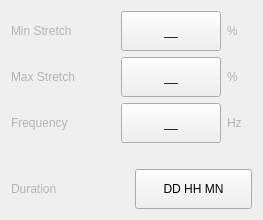
           <widget class="QWidget" name="page_2">
            <layout class="QGridLayout" name="gridLayout_12">
             <item row="0" column="0">
              <widget class="QFrame" name="frame_16">
               <property name="frameShape">
                <enum>QFrame::NoFrame</enum>
               </property>
               <property name="frameShadow">
                <enum>QFrame::Raised</enum>
               </property>
               <layout class="QHBoxLayout" name="horizontalLayout_11">
                <property name="spacing">
                 <number>6</number>
                </property>
                <property name="leftMargin">
                 <number>0</number>
                </property>
                <property name="topMargin">
                 <number>0</number>
                </property>
                <property name="rightMargin">
                 <number>0</number>
                </property>
                <property name="bottomMargin">
                 <number>0</number>
                </property>
                <item>
                 <widget class="QLabel" name="label_12">
                  <property name="styleSheet">
                   <string notr="true">color : rgb(180, 180, 180);</string>
                  </property>
                  <property name="text">
                   <string>Min Stretch</string>
                  </property>
                 </widget>
                </item>
                <item>
                 <spacer name="horizontalSpacer_34">
                  <property name="orientation">
                   <enum>Qt::Horizontal</enum>
                  </property>
                  <property name="sizeHint" stdset="0">
                   <size>
                    <width>40</width>
                    <height>20</height>
                   </size>
                  </property>
                 </spacer>
                </item>
                <item>
                 <widget class="QPushButton" name="pushButton_21">
                  <property name="sizePolicy">
                   <sizepolicy hsizetype="Expanding" vsizetype="Fixed">
                    <horstretch>0</horstretch>
                    <verstretch>0</verstretch>
                   </sizepolicy>
                  </property>
                  <property name="minimumSize">
                   <size>
                    <width>100</width>
                    <height>40</height>
                   </size>
                  </property>
                  <property name="maximumSize">
                   <size>
                    <width>100</width>
                    <height>40</height>
                   </size>
                  </property>
                  <property name="styleSheet">
                   <string notr="true"/>
                  </property>
                  <property name="text">
                   <string>__</string>
                  </property>
                  <property name="icon">
                   <iconset>
                    <normaloff>:/icons/index.png</normaloff>:/icons/index.png</iconset>
                  </property>
                  <property name="autoDefault">
                   <bool>false</bool>
                  </property>
                  <property name="default">
                   <bool>false</bool>
                  </property>
                  <property name="flat">
                   <bool>false</bool>
                  </property>
                 </widget>
                </item>
                <item>
                 <widget class="QLabel" name="label_36">
                  <property name="minimumSize">
                   <size>
                    <width>25</width>
                    <height>0</height>
                   </size>
                  </property>
                  <property name="styleSheet">
                   <string notr="true">color : rgb(180, 180, 180);</string>
                  </property>
                  <property name="text">
                   <string>%</string>
                  </property>
                 </widget>
                </item>
               </layout>
              </widget>
             </item>
             <item row="1" column="0">
              <widget class="QFrame" name="frame_15">
               <property name="frameShape">
                <enum>QFrame::NoFrame</enum>
               </property>
               <property name="frameShadow">
                <enum>QFrame::Raised</enum>
               </property>
               <layout class="QHBoxLayout" name="horizontalLayout_10">
                <property name="spacing">
                 <number>6</number>
                </property>
                <property name="leftMargin">
                 <number>0</number>
                </property>
                <property name="topMargin">
                 <number>0</number>
                </property>
                <property name="rightMargin">
                 <number>0</number>
                </property>
                <property name="bottomMargin">
                 <number>0</number>
                </property>
                <item>
                 <widget class="QLabel" name="label_11">
                  <property name="styleSheet">
                   <string notr="true">color : rgb(180, 180, 180);</string>
                  </property>
                  <property name="text">
                   <string>Max Stretch</string>
                  </property>
                 </widget>
                </item>
                <item>
                 <spacer name="horizontalSpacer_35">
                  <property name="orientation">
                   <enum>Qt::Horizontal</enum>
                  </property>
                  <property name="sizeHint" stdset="0">
                   <size>
                    <width>40</width>
                    <height>20</height>
                   </size>
                  </property>
                 </spacer>
                </item>
                <item>
                 <widget class="QPushButton" name="pushButton_22">
                  <property name="sizePolicy">
                   <sizepolicy hsizetype="Expanding" vsizetype="Fixed">
                    <horstretch>0</horstretch>
                    <verstretch>0</verstretch>
                   </sizepolicy>
                  </property>
                  <property name="minimumSize">
                   <size>
                    <width>100</width>
                    <height>40</height>
                   </size>
                  </property>
                  <property name="maximumSize">
                   <size>
                    <width>100</width>
                    <height>40</height>
                   </size>
                  </property>
                  <property name="styleSheet">
                   <string notr="true"/>
                  </property>
                  <property name="text">
                   <string>__</string>
                  </property>
                  <property name="icon">
                   <iconset>
                    <normaloff>:/icons/index.png</normaloff>:/icons/index.png</iconset>
                  </property>
                  <property name="autoDefault">
                   <bool>false</bool>
                  </property>
                  <property name="default">
                   <bool>false</bool>
                  </property>
                  <property name="flat">
                   <bool>false</bool>
                  </property>
                 </widget>
                </item>
                <item>
                 <widget class="QLabel" name="label_37">
                  <property name="minimumSize">
                   <size>
                    <width>25</width>
                    <height>0</height>
                   </size>
                  </property>
                  <property name="styleSheet">
                   <string notr="true">color : rgb(180, 180, 180);</string>
                  </property>
                  <property name="text">
                   <string>%</string>
                  </property>
                 </widget>
                </item>
               </layout>
              </widget>
             </item>
             <item row="2" column="0">
              <widget class="QFrame" name="frame_12">
               <property name="frameShape">
                <enum>QFrame::NoFrame</enum>
               </property>
               <property name="frameShadow">
                <enum>QFrame::Raised</enum>
               </property>
               <layout class="QHBoxLayout" name="horizontalLayout_7">
                <property name="spacing">
                 <number>6</number>
                </property>
                <property name="leftMargin">
                 <number>0</number>
                </property>
                <property name="topMargin">
                 <number>0</number>
                </property>
                <property name="rightMargin">
                 <number>0</number>
                </property>
                <property name="bottomMargin">
                 <number>0</number>
                </property>
                <item>
                 <widget class="QLabel" name="label_8">
                  <property name="styleSheet">
                   <string notr="true">color : rgb(180, 180, 180);</string>
                  </property>
                  <property name="text">
                   <string>Frequency</string>
                  </property>
                 </widget>
                </item>
                <item>
                 <spacer name="horizontalSpacer_36">
                  <property name="orientation">
                   <enum>Qt::Horizontal</enum>
                  </property>
                  <property name="sizeHint" stdset="0">
                   <size>
                    <width>40</width>
                    <height>20</height>
                   </size>
                  </property>
                 </spacer>
                </item>
                <item>
                 <widget class="QPushButton" name="pushButton_23">
                  <property name="sizePolicy">
                   <sizepolicy hsizetype="Expanding" vsizetype="Fixed">
                    <horstretch>0</horstretch>
                    <verstretch>0</verstretch>
                   </sizepolicy>
                  </property>
                  <property name="minimumSize">
                   <size>
                    <width>100</width>
                    <height>40</height>
                   </size>
                  </property>
                  <property name="maximumSize">
                   <size>
                    <width>100</width>
                    <height>40</height>
                   </size>
                  </property>
                  <property name="styleSheet">
                   <string notr="true"/>
                  </property>
                  <property name="text">
                   <string>__</string>
                  </property>
                  <property name="icon">
                   <iconset>
                    <normaloff>:/icons/index.png</normaloff>:/icons/index.png</iconset>
                  </property>
                  <property name="autoDefault">
                   <bool>false</bool>
                  </property>
                  <property name="default">
                   <bool>false</bool>
                  </property>
                  <property name="flat">
                   <bool>false</bool>
                  </property>
                 </widget>
                </item>
                <item>
                 <widget class="QLabel" name="label_38">
                  <property name="minimumSize">
                   <size>
                    <width>25</width>
                    <height>0</height>
                   </size>
                  </property>
                  <property name="styleSheet">
                   <string notr="true">color : rgb(180, 180, 180);</string>
                  </property>
                  <property name="text">
                   <string>Hz</string>
                  </property>
                 </widget>
                </item>
               </layout>
              </widget>
             </item>
             <item row="3" column="0">
              <widget class="QFrame" name="frame_13">
               <property name="frameShape">
                <enum>QFrame::NoFrame</enum>
               </property>
               <property name="frameShadow">
                <enum>QFrame::Raised</enum>
               </property>
               <layout class="QHBoxLayout" name="horizontalLayout_8">
                <property name="spacing">
                 <number>6</number>
                </property>
                <property name="leftMargin">
                 <number>0</number>
                </property>
                <property name="topMargin">
                 <number>0</number>
                </property>
                <property name="rightMargin">
                 <number>0</number>
                </property>
                <property name="bottomMargin">
                 <number>0</number>
                </property>
                <item>
                 <widget class="QLabel" name="label_9">
                  <property name="styleSheet">
                   <string notr="true">color : rgb(180, 180, 180);</string>
                  </property>
                  <property name="text">
                   <string/>
                  </property>
                 </widget>
                </item>
               </layout>
              </widget>
             </item>
             <item row="4" column="0">
              <widget class="QFrame" name="frame_14">
               <property name="frameShape">
                <enum>QFrame::NoFrame</enum>
               </property>
               <property name="frameShadow">
                <enum>QFrame::Raised</enum>
               </property>
               <layout class="QHBoxLayout" name="horizontalLayout_9">
                <property name="spacing">
                 <number>6</number>
                </property>
                <property name="leftMargin">
                 <number>0</number>
                </property>
                <property name="topMargin">
                 <number>0</number>
                </property>
                <property name="rightMargin">
                 <number>0</number>
                </property>
                <property name="bottomMargin">
                 <number>0</number>
                </property>
                <item>
                 <widget class="QLabel" name="label_10">
                  <property name="styleSheet">
                   <string notr="true">color : rgb(180, 180, 180);</string>
                  </property>
                  <property name="text">
                   <string>Duration</string>
                  </property>
                 </widget>
                </item>
                <item>
                 <widget class="QPushButton" name="pushButton_25">
                  <property name="minimumSize">
                   <size>
                    <width>0</width>
                    <height>40</height>
                   </size>
                  </property>
                  <property name="maximumSize">
                   <size>
                    <width>999</width>
                    <height>40</height>
                   </size>
                  </property>
                  <property name="styleSheet">
                   <string notr="true"/>
                  </property>
                  <property name="text">
                   <string>DD HH MN</string>
                  </property>
                  <property name="icon">
                   <iconset>
                    <normaloff>:/icons/index.png</normaloff>:/icons/index.png</iconset>
                  </property>
                  <property name="autoDefault">
                   <bool>false</bool>
                  </property>
                  <property name="default">
                   <bool>false</bool>
                  </property>
                  <property name="flat">
                   <bool>false</bool>
                  </property>
                 </widget>
                </item>
               </layout>
              </widget>
             </item>
            </layout>
           </widget>
